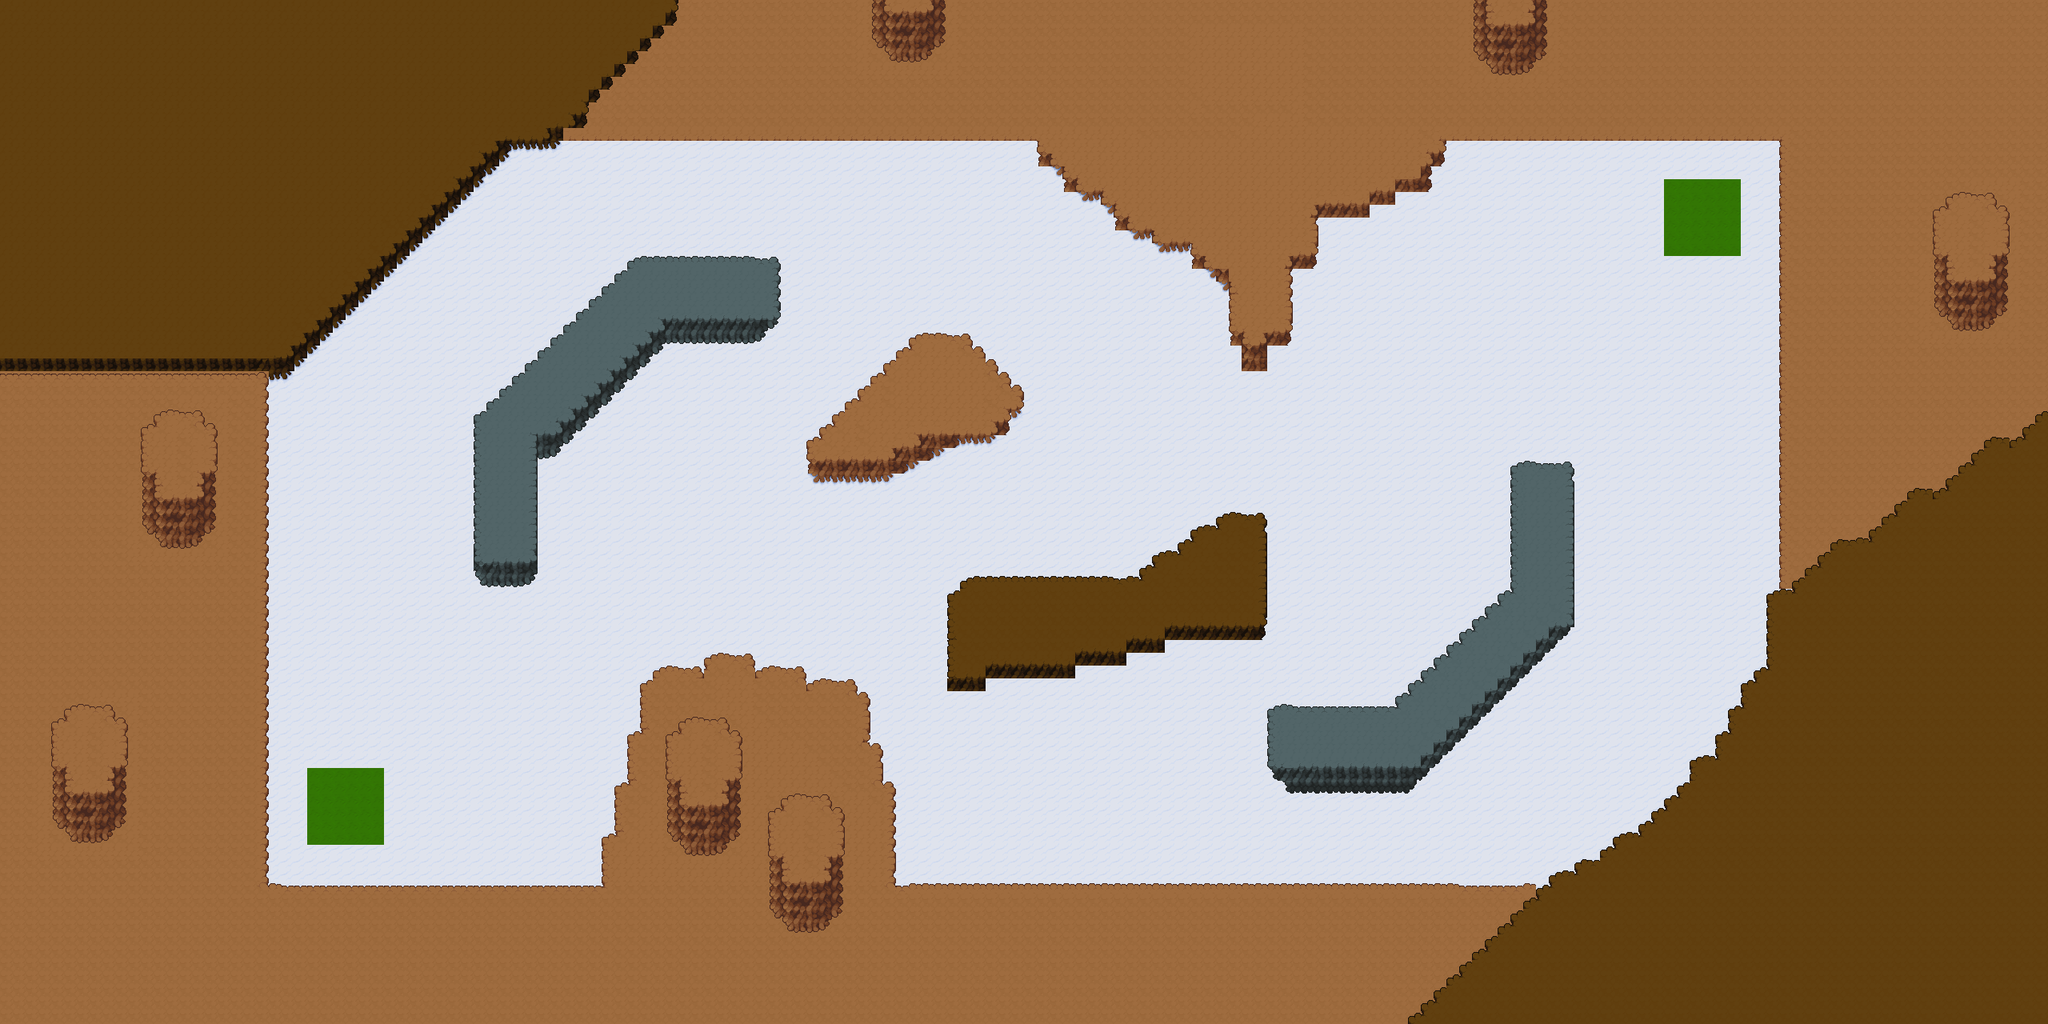

Below is a game level as drawn by its tile map, then a one-line description and the .tmx that defines it (tile-layer data replaced by summaries):
An orthogonal 160x80 tile map with 16x16 px tiles, 3 tile layers (suelo, colisiones, delante), 6 tilesets and 145 objects.

<map version="1.10" tiledversion="1.11.2" orientation="orthogonal" renderorder="right-down" width="160" height="80" tilewidth="16" tileheight="16" infinite="0" nextlayerid="6" nextobjectid="211">
 <tileset firstgid="1" source="Suelo.tsx" />
 <tileset firstgid="651" source="Paredes.tsx" />
 <tileset firstgid="1276" source="Arboles.tsx" />
 <tileset firstgid="1404" source="Agua.tsx" />
 <tileset firstgid="2029" source="ArbolesGrandes.tsx" />
 <tileset firstgid="2797" source="AnimatedAutum.tsx" />
 <layer id="3" name="suelo" width="160" height="80">
  <data>[12800 cells, 12800 non-empty, 5 distinct tile ids]</data>
 </layer>
 <layer id="1" name="colisiones" width="160" height="80">
  <data>[12800 cells, 4619 non-empty, 145 distinct tile ids]</data>
 </layer>
 <objectgroup id="5" name="Colisiones">
  <object id="58" x="320" y="466" width="16" height="652" />
  <object id="59" x="321" y="1102" width="433" height="16" />
  <object id="60" x="752" y="1043" width="16" height="75" />
  <object id="61" x="753" y="1047" width="29" height="8" />
  <object id="62" x="765" y="978" width="18" height="76" />
  <object id="63" x="767" y="977" width="33" height="16" />
  <object id="64" x="783" y="913" width="21" height="76" />
  <object id="65" x="785" y="913" width="33" height="18" />
  <object id="66" x="804" y="852" width="14" height="78" />
  <object id="67" x="816" y="834" width="66" height="15" />
  <object id="68" x="880" y="819" width="61" height="14" />
  <object id="69" x="939" y="833" width="68" height="15" />
  <object id="70" x="1005" y="848" width="66" height="18" />
  <object id="71" x="1071" y="866" width="14" height="16" />
  <object id="72" x="1070" y="880" width="16" height="49" />
  <object id="73" x="1089" y="933" width="13" height="45" />
  <object id="74" x="1102" y="978" width="17" height="141" />
  <object id="75" x="1101" y="1104" width="820" height="14" />
  <object id="76" x="2223" y="160" width="16" height="576" />
  <object id="77" x="1806" y="157" width="432" height="17" />
  <object id="79" x="1793" y="178" width="11" height="28" />
  <object id="80" x="1774" y="190" width="17" height="47" />
  <object id="81" x="1743" y="227" width="47" height="11" />
  <object id="83" x="1710" y="238" width="31" height="18" />
  <object id="84" x="1633" y="256" width="77" height="11" />
  <object id="85" x="1628" y="255" width="17" height="81" />
  <object id="86" x="1601" y="322" width="43" height="13" />
  <object id="87" x="1596" y="323" width="17" height="109" />
  <object id="88" x="1535" y="416" width="75" height="17" />
  <object id="90" x="1550" y="418" width="34" height="46" />
  <object id="91" x="1535" y="337.5" width="18" height="95" />
  <object id="92" x="1520" y="336.5" width="31.5" height="32" />
  <object id="93" x="1504.5" y="320" width="29" height="31.5" />
  <object id="94" x="1490" y="304.5" width="30.5" height="29" />
  <object id="95" x="1440" y="304" width="64.5" height="14" />
  <object id="97" x="1408" y="288.5" width="47.5" height="17" />
  <object id="98" x="1392.5" y="271" width="31.5" height="16.5" />
  <object id="99" x="1376" y="255" width="32" height="16.5" />
  <object id="100" x="1343.5" y="240" width="49.5" height="13.5" />
  <object id="101" x="1327.5" y="208.5" width="17.5" height="31" />
  <object id="102" x="1312" y="208.5" width="14.5" height="14.5" />
  <object id="103" x="1296.5" y="175.5" width="15" height="32.5" />
  <object id="104" x="702" y="162" width="595" height="14" />
  <object id="105" x="624" y="178" width="78" height="13" />
  <object id="106" x="602" y="194" width="36" height="13" />
  <object id="109" x="577.333" y="208.667" width="28.6667" height="14.6667" />
  <object id="110" x="561.333" y="226" width="28.6667" height="11.3333" />
  <object id="111" x="544.667" y="240.667" width="30.6667" height="14.6667" />
  <object id="112" x="528.667" y="256.667" width="30" height="14" />
  <object id="113" x="510" y="273.333" width="32.6667" height="14" />
  <object id="114" x="335.333" y="448.667" width="30.6667" height="16.6667" />
  <object id="115" x="352" y="432" width="31.3333" height="14" />
  <object id="116" x="368.667" y="415.333" width="30" height="14.6667" />
  <object id="117" x="382.667" y="400" width="35.3333" height="18" />
  <object id="118" x="401.333" y="385.333" width="32" height="14.6667" />
  <object id="119" x="414.667" y="370.667" width="32.6667" height="13.3333" />
  <object id="120" x="432" y="353.333" width="34.6667" height="16.6667" />
  <object id="121" x="449.333" y="335.333" width="31.3333" height="16" />
  <object id="122" x="460" y="319.333" width="36" height="16.6667" />
  <object id="123" x="479.333" y="306" width="35.3333" height="12" />
  <object id="124" x="496" y="288.667" width="32" height="15.3333" />
  <object id="125" x="657" y="543.5" width="13.5" height="175" />
  <object id="126" x="593.5" y="704.5" width="78.5" height="33.5" />
  <object id="127" x="590.5" y="513" width="17.5" height="206" />
  <object id="128" x="608" y="495.5" width="33" height="16.5" />
  <object id="129" x="624" y="482" width="34.5" height="14" />
  <object id="130" x="639" y="464.5" width="36.5" height="16.5" />
  <object id="131" x="655.5" y="450" width="35.5" height="15" />
  <object id="132" x="672" y="432.5" width="33" height="16" />
  <object id="133" x="687.5" y="416.5" width="32.5" height="15.5" />
  <object id="134" x="784.5" y="321.5" width="189.5" height="15.5" />
  <object id="135" x="959" y="322" width="16.5" height="78.5" />
  <object id="136" x="831" y="397" width="129" height="34.5" />
  <object id="137" x="813.5" y="413.5" width="17" height="34" />
  <object id="139" x="799" y="429.5" width="17" height="34.5" />
  <object id="140" x="783.5" y="441.5" width="17" height="37.5" />
  <object id="141" x="767.5" y="462" width="16.5" height="35" />
  <object id="142" x="750" y="478.5" width="18" height="34" />
  <object id="143" x="735.5" y="492.5" width="16.5" height="36.5" />
  <object id="144" x="719.5" y="509" width="17" height="35.5" />
  <object id="145" x="704.5" y="523" width="15" height="37" />
  <object id="146" x="657.5" y="559" width="46.5" height="17.5" />
  <object id="147" x="703" y="400" width="35.5" height="15.5" />
  <object id="148" x="720.5" y="385" width="34" height="16.5" />
  <object id="149" x="736" y="369.5" width="33" height="15" />
  <object id="150" x="751.5" y="353" width="33.5" height="16" />
  <object id="151" x="767.5" y="337" width="35.5" height="16" />
  <object id="152" x="1584.67" y="880.667" width="178" height="16" />
  <object id="153" x="1584.67" y="880.667" width="16.6667" height="95.3333" />
  <object id="154" x="1601.33" y="976" width="174.667" height="14.6667" />
  <object id="155" x="1889.33" y="578.667" width="14" height="172.667" />
  <object id="156" x="1889.33" y="580" width="76.6667" height="12.6667" />
  <object id="157" x="1954.67" y="576.667" width="12" height="206.667" />
  <object id="158" x="1936.67" y="783.333" width="30.6667" height="14.6667" />
  <object id="159" x="1921.33" y="798" width="29.3333" height="18" />
  <object id="160" x="1902.67" y="817.333" width="32" height="14.6667" />
  <object id="161" x="1890" y="834" width="29.3333" height="15.3333" />
  <object id="162" x="1874.67" y="850.667" width="28.6667" height="13.3333" />
  <object id="163" x="1858" y="864" width="28" height="16" />
  <object id="164" x="1839.33" y="880.667" width="32" height="15.3333" />
  <object id="165" x="1825.33" y="896" width="29.3333" height="16" />
  </objectgroup>
 <layer id="4" name="delante" width="160" height="80">
  <data>[12800 cells, 0 non-empty, 0 distinct tile ids]</data>
 </layer>
</map>
<!-- 44 of 145 objects omitted -->
